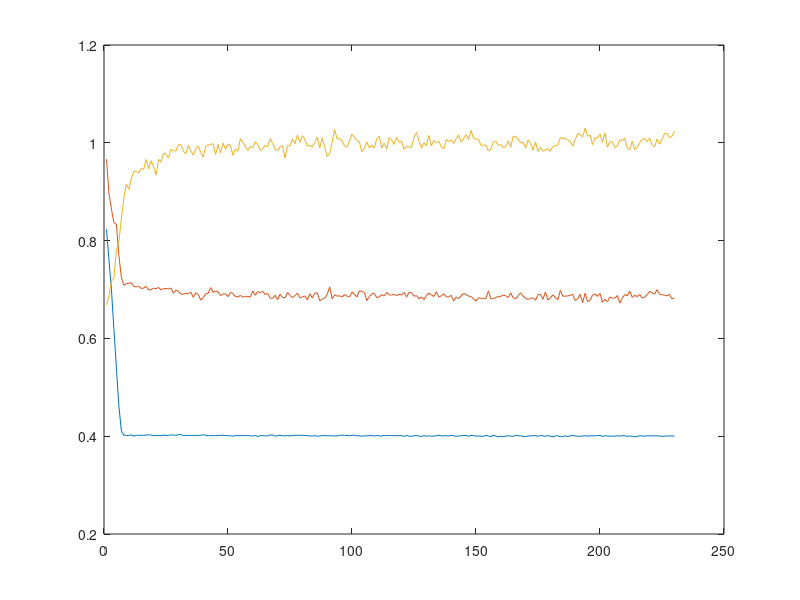

Here is the MATLAB script that generated this plot:
clear;
close all
clc;

%% Load Data
load('systemInitialisation.mat');
load('systemIdentification.mat');

%% Store Parameters into structure
param.M     = 100;                  % Number of particles in BPF
param.Ms    = 100;                  % Number of samples from backward simulator (smoother)
param.maxit = 600;                  % Maximum number of EM iterations
param.N     = prior.N;              % Number of time steps
param.np    = prior.np;             % Number of Process model states
param.nm    = prior.nm;             % Number of Measurement model states
param.D     = prior.D;              % Time step size

param.P0    = 1e-2*eye(param.np);	% Initial state noise covariance estimate
param.Q     = 1e-3*eye(param.np);	% State process noise covariance estimate
param.R     = 1e-3*eye(param.nm);   % State measure noise covariance estimate
param.C     = prior.C;              % linear measurement model tranformation matrix
param.x0    = [0;0];                % Initial conditions

param.theta(1) = 1;                 % Initial theta(1) estimate
param.theta(2) = 1;                 % Initial theta(2) estimate
param.theta(3) = 0.5;               % Initial theta(3) estimate

% Process Model Variables

%% Run EM
% [theta,thit,Qest,Rest] = emFFBSi(y,u,param);

%% Plot parameter iterations
plot(thit.')

Qerr = 1e-3*eye(2) - Qest
Rerr = 1e-3*eye(2) - Rest
terr = [0.4;0.7;1] - thit(:,end)